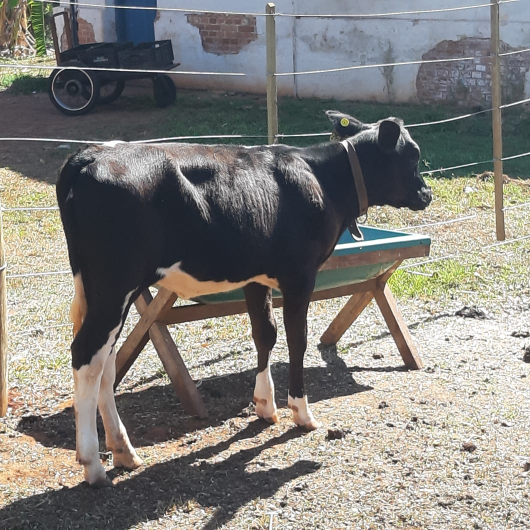
#> input picture Conict2021/6.jpeg, 1060 x 1060 px (shown at 1/2 size)
$ python waterShedMethod_img6.py
#> lines starting #> are read from the running program, lines starting #| are printed output that depends on the picture; after the words box and inside, x2 and y2 are one past the last pixel; in counts of white or black regions, pixels touching at a corner belong together; long printed decimals are rounded
import cv2 as cv
import numpy as np
from matplotlib import image, pyplot as plt

def show(fileName,thresh,percent):
#> called with fileName = '6.jpeg', thresh = 50, percent = 0.1
    img = cv.imread(fileName)
#> img is the input picture: shape (1060, 1060, 3); mean B, G, R 124.7, 129.1, 130.9

    resized = cv.resize(img,(600,400))
    gray = cv.cvtColor(resized,cv.COLOR_RGB2GRAY)
    _,bin = cv.threshold(gray,thresh,255,cv.THRESH_BINARY)
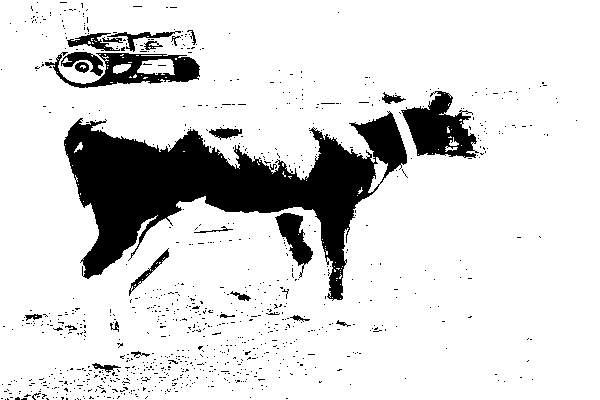
#> bin: shape (400, 600); 85.3% white; 921 black regions (896 under 20 px), largest, box (x1, y1, x2, y2) and area: (64, 111, 407, 301) 24363, (401, 91, 479, 158) 2849, (45, 52, 200, 88) 2273

    kernel = np.ones((3,3),np.uint8)

    closing = cv.morphologyEx(bin,cv.MORPH_CLOSE,kernel, iterations = 5)
#> closing: shape (400, 600); 89.3% white; 7 black regions, largest, box (x1, y1, x2, y2) and area: (66, 125, 374, 275) 20690, (406, 96, 450, 153) 1792, (361, 117, 406, 166) 1521

    bg = cv.dilate(closing,kernel,iterations=3)
#> bg: shape (400, 600); 91.8% white; 7 black regions, largest, box (x1, y1, x2, y2) and area: (69, 128, 371, 272) 16841, (409, 99, 447, 150) 1156, (364, 120, 403, 163) 993

    dist = cv.distanceTransform(bg,cv.DIST_L2,5)
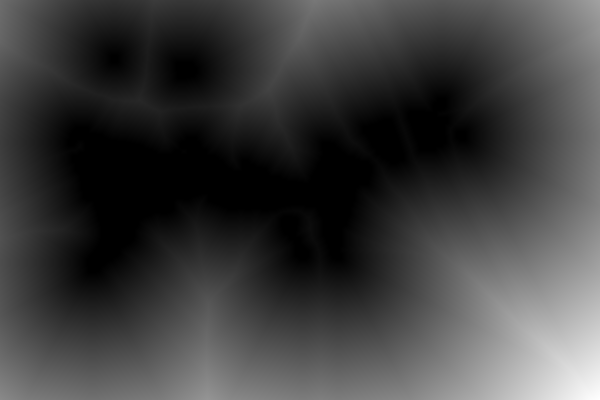
#> dist: shape (400, 600) float32; min 0, max 288.6, mean 70.9; drawn with min black and max white

    _,fg = cv.threshold(dist,percent*dist.max(),255,0)
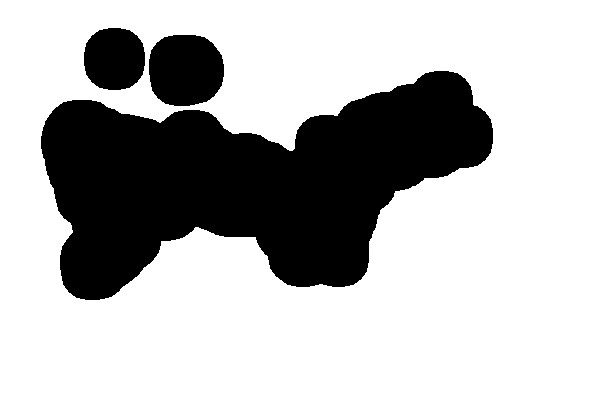
#> fg: shape (400, 600) float32; 72% white; 3 black regions, box (x1, y1, x2, y2) and area: (41, 71, 493, 300) 59498, (149, 35, 224, 106) 4463, (84, 28, 145, 90) 3134
    fg = np.uint8(fg)
    unknown = cv.subtract(bg,fg)
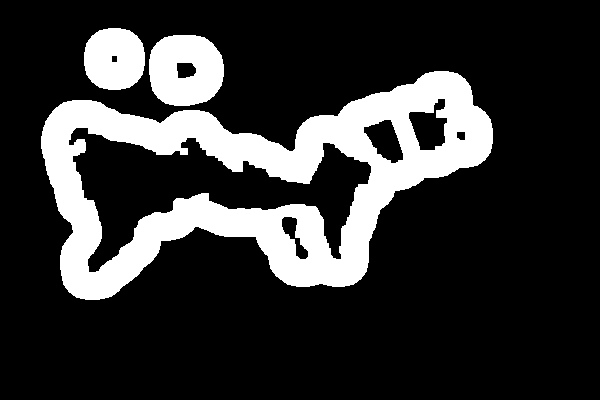
#> unknown: shape (400, 600); 19.7% white; 3 white regions, box (x1, y1, x2, y2) and area: (41, 71, 493, 300) 40033, (149, 35, 224, 106) 4219, (84, 28, 145, 90) 3104

    _, marker = cv.connectedComponents(fg)
    marker = marker+1
    marker[unknown == 255] = 0
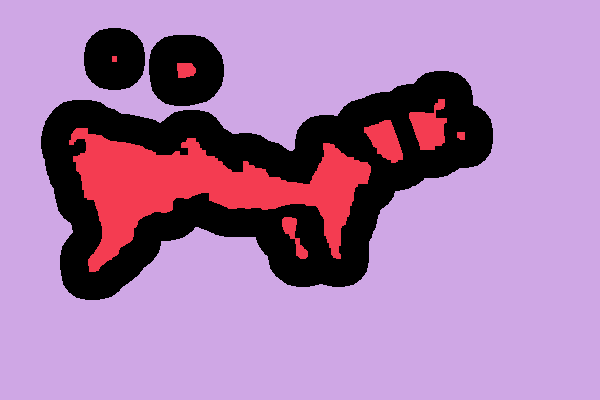
#> marker: shape (400, 600) int32; 3 distinct labels, from 0 to 2; one colour per label, 0 black

    marker = cv.watershed(resized,marker)
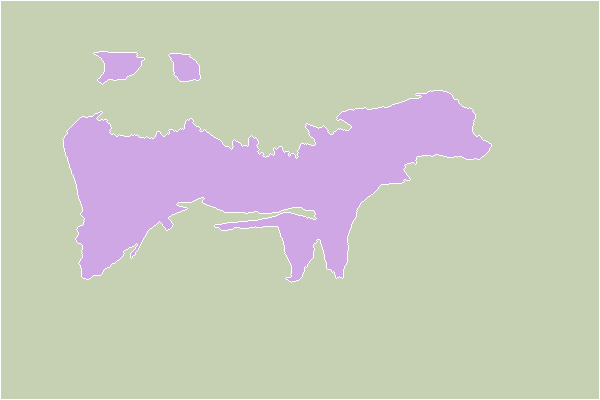
#> marker: shape (400, 600) int32; 3 distinct labels, from -1 to 2; one colour per label, 0 black, -1 white
    resized[marker == -1] = [0,0,255]
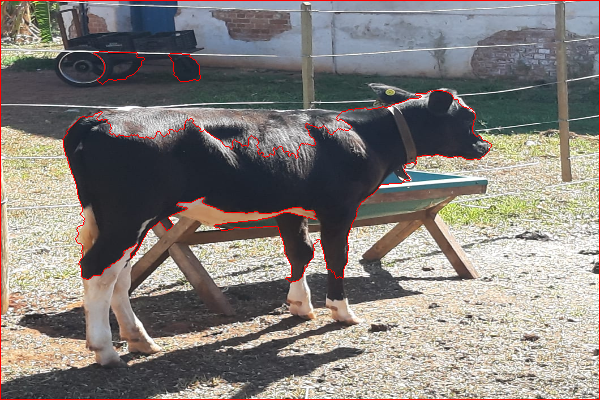
#> resized: shape (400, 600, 3); mean B, G, R 122.4, 126.7, 132.6

    cv.imshow("Bin"+fileName,bin)
    cv.imshow("Closing"+fileName,closing)
    cv.imshow("bg"+fileName,bg)
    cv.imshow("dist"+fileName,dist)
    cv.imshow("fg"+fileName,fg)
    cv.imshow("unknown"+fileName,unknown)

    cv.waitKey(0)
    cv.destroyAllWindows()

    plt.imshow(marker,cmap='binary')
    plt.show()


    print(f"{dist.max()} ::::  {dist.max()*percent}" )
#| 288.612 ::::  28.861

# [5 lines of commented-out code are left out]
show('6.jpeg',50,0.1)
# [4 lines of commented-out code are left out]

$ run again, with Conict2021/1.jpeg copied over Conict2021/6.jpeg
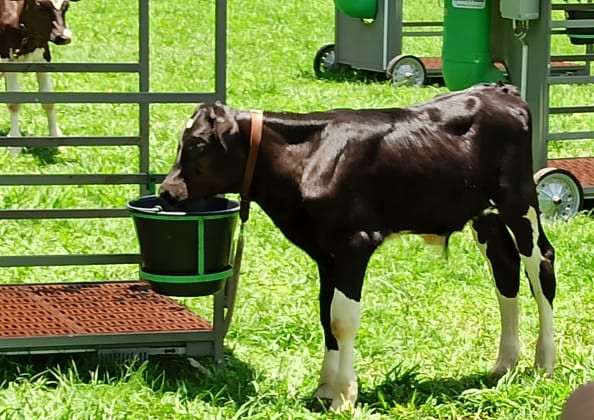
#> input picture Conict2021/1.jpeg, 594 x 420 px
#> in show, img is the input picture: shape (420, 594, 3); mean B, G, R 67.7, 134, 114.6
#> bin: shape (400, 600); 75.3% white; 462 black regions (390 under 20 px), largest, box (x1, y1, x2, y2) and area: (128, 103, 561, 333) 35522, (0, 323, 257, 388) 6135, (87, 206, 201, 263) 3419
#> closing: shape (400, 600); 82.3% white; 14 black regions, largest, box (x1, y1, x2, y2) and area: (162, 109, 542, 291) 31975, (138, 208, 200, 263) 3078, (0, 0, 54, 53) 1788
#> bg: shape (400, 600); 86.5% white; 15 black regions, largest, box (x1, y1, x2, y2) and area: (165, 112, 539, 288) 25540, (141, 211, 197, 260) 2412, (0, 0, 51, 50) 1137
#> unknown: shape (400, 600); 16.2% white; 8 white regions, largest, box (x1, y1, x2, y2) and area: (127, 98, 572, 302) 28277, (0, 324, 128, 365) 4029, (480, 0, 523, 64) 1937
#> in show, `marker = cv.watershed(resized,marker)`:
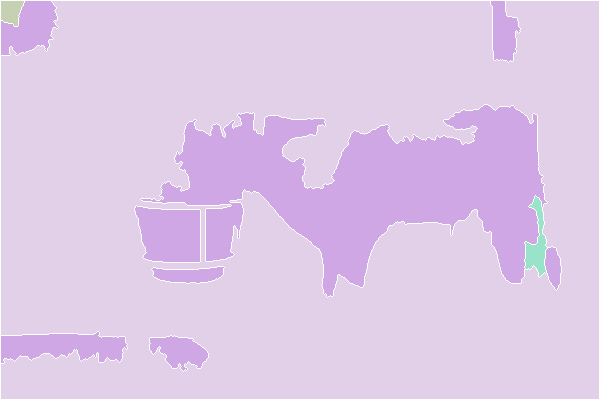
#> marker: shape (400, 600) int32; 5 distinct labels, from -1 to 4; one colour per label, 0 black, -1 white
#> in show, `resized[marker == -1] = [0,0,255]`:
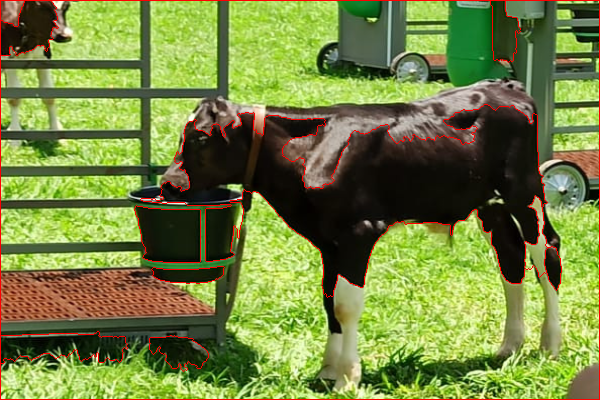
#> resized: shape (400, 600, 3); mean B, G, R 66.2, 131.4, 117.7
#| 144.347 ::::  14.435

$ run again, with Conict2021/2.jpeg copied over Conict2021/6.jpeg
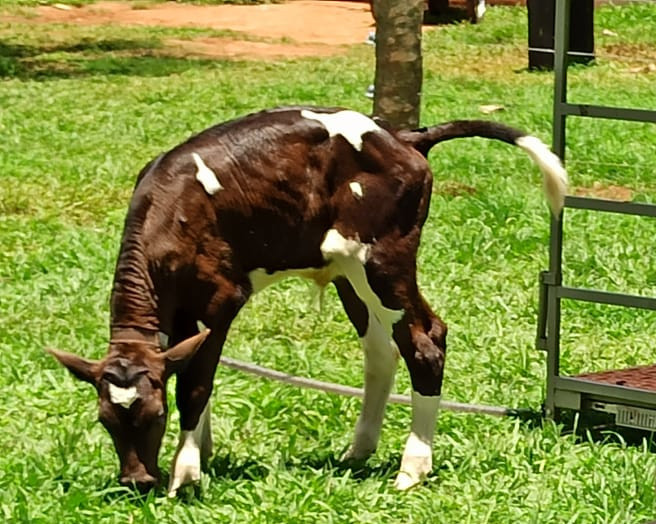
#> input picture Conict2021/2.jpeg, 656 x 524 px
#> in show, img is the input picture: shape (524, 656, 3); mean B, G, R 60.1, 139.9, 127.6
#> in show, `_,bin = cv.threshold(gray,thresh,255,cv.THRESH_BINARY)`:
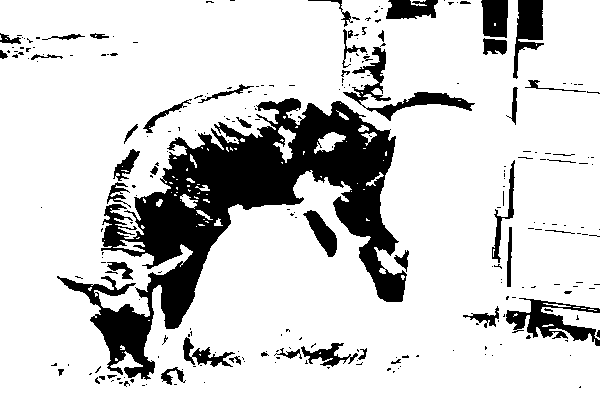
#> bin: shape (400, 600); 82% white; 256 black regions (207 under 20 px), largest, box (x1, y1, x2, y2) and area: (57, 98, 407, 380) 29431, (506, 298, 600, 346) 1747, (343, 47, 475, 121) 1734
#> closing: shape (400, 600); 89.1% white; 15 black regions, largest, box (x1, y1, x2, y2) and area: (191, 107, 395, 272) 13555, (138, 194, 219, 328) 5456, (97, 307, 150, 359) 1927
#> bg: shape (400, 600); 92.8% white; 17 black regions, largest, box (x1, y1, x2, y2) and area: (194, 110, 386, 215) 8042, (141, 197, 216, 325) 3848, (339, 187, 392, 247) 1400
#> unknown: shape (400, 600); 22.8% white; 6 white regions, box (x1, y1, x2, y2) and area: (77, 72, 462, 379) 43286, (462, 0, 563, 71) 4869, (510, 292, 600, 359) 4302, (368, 0, 436, 39) 2105, (363, 215, 373, 224) 85, (491, 20, 499, 29) 72
#> in show, `resized[marker == -1] = [0,0,255]`:
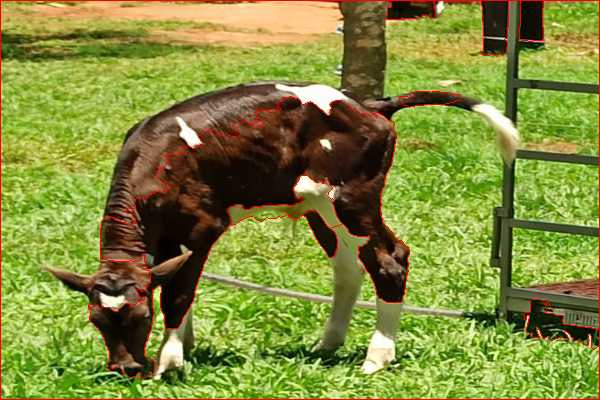
#> resized: shape (400, 600, 3); mean B, G, R 58.9, 137.5, 130.1
#| 237.159 ::::  23.716

$ run again, with Conict2021/3.jpeg copied over Conict2021/6.jpeg
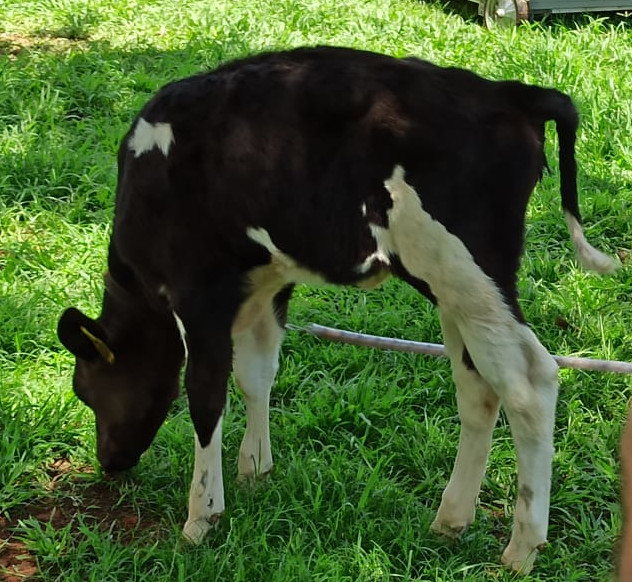
#> input picture Conict2021/3.jpeg, 632 x 582 px
#> in show, img is the input picture: shape (582, 632, 3); mean B, G, R 44.7, 92.5, 67.4
#> bin: shape (400, 600); 60% white; 1508 black regions (1326 under 20 px), largest, box (x1, y1, x2, y2) and area: (0, 31, 565, 379) 73693, (192, 299, 230, 378) 854, (291, 327, 340, 380) 834
#> closing: shape (400, 600); 71.5% white; 3 black regions, box (x1, y1, x2, y2) and area: (56, 32, 548, 353) 68106, (261, 202, 273, 214) 142, (427, 0, 444, 9) 135
#> bg: shape (400, 600); 75% white; 4 black regions, box (x1, y1, x2, y2) and area: (59, 35, 545, 329) 59767, (93, 334, 110, 350) 167, (430, 0, 441, 6) 48, (264, 205, 270, 211) 34
#> unknown: shape (400, 600); 18.7% white; 4 white regions, box (x1, y1, x2, y2) and area: (37, 0, 567, 372) 44303, (354, 68, 375, 84) 186, (149, 193, 164, 208) 160, (100, 240, 111, 251) 116
#> in show, `resized[marker == -1] = [0,0,255]`:
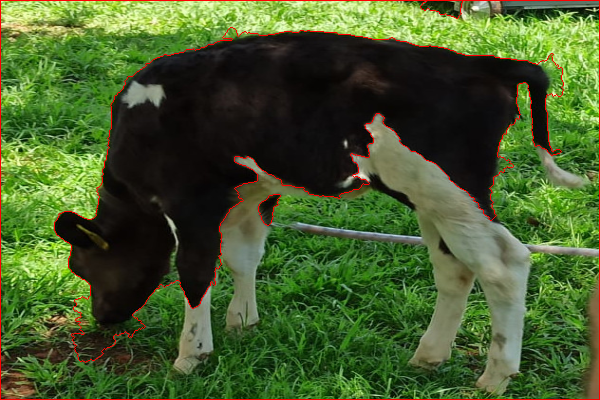
#> resized: shape (400, 600, 3); mean B, G, R 43.6, 90.4, 70.2
#| 228.133 ::::  22.813
